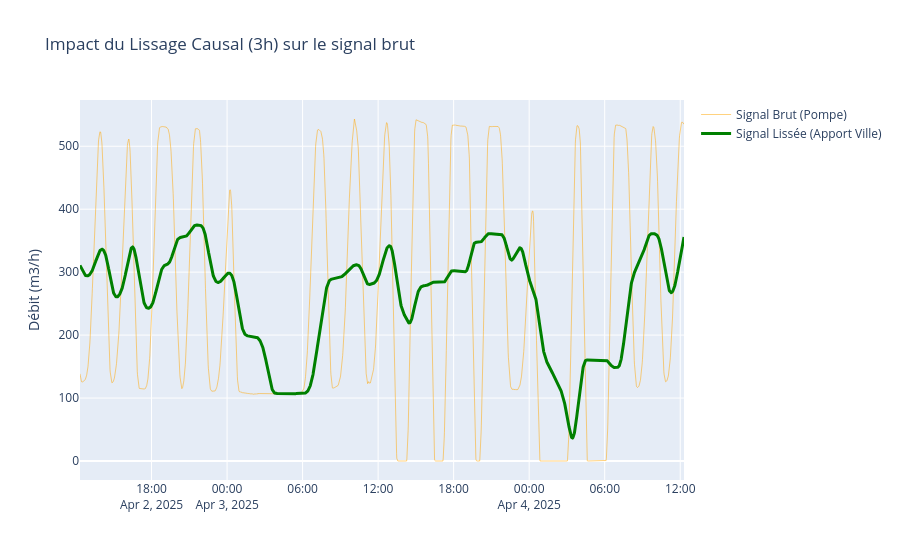

Here is the notebook cell this chart was saved with:
### Markdown cell above
## 2. Lissage Causal

Les données brutes montrent les cycles "Marche/Arrêt" de la pompe. Ce bruit technique masque l'information utile (combien d'eau arrive de la ville).

Donc on lisse avec center = False. ex: À midi, je fais la moyenne de 9h00 à 12h00. Je ne regarde que le passé. C'est ce que verra le modèle en temps réel.
Au lieu de center = True
À midi, je fais la moyenne de 10h30 à 13h30. mauvais pour prédiction, car à midi, je ne connais pas encore le débit de 13h30.

**Choix de la fenêtre : 3 Heures (180 min)** pour couvrir globalement les cycles longs de la pompe.

### Code cell
window_size = 180 # 3 Heures

# Application du lissage CAUSAL (Trailing window)
df_recent['debit_smooth_causal'] = df_recent['debit_clean'].rolling(window=window_size, center=False).mean()

# Suppression des NaN créés au tout début (les 3 premières heures)
df_analysis = df_recent.dropna(subset=['debit_smooth_causal']).copy()

# --- Visualisation de vérification ---
# On zoome sur 48h pour bien voir l'effet du lissage sur la pompe
df_zoom = df_analysis.iloc[2000:2000 + (60*48)] 

fig = go.Figure()
fig.add_trace(go.Scatter(x=df_zoom.index, y=df_zoom['debit_clean'], 
                         name='Signal Brut (Pompe)', opacity=0.5, line=dict(color='orange', width=1)))
fig.add_trace(go.Scatter(x=df_zoom.index, y=df_zoom['debit_smooth_causal'], 
                         name='Signal Lissée (Apport Ville)', line=dict(color='green', width=3)))

fig.update_layout(title="Impact du Lissage Causal (3h) sur le signal brut", yaxis_title="Débit (m3/h)")
fig.show()

### Figure 1 — Plotly figure (JSON) as saved in the notebook; plotly's stock layout.template omitted (floating-point values rounded to 4 significant figures; data arrays with more than 128 entries replaced by an {"elided": "..."} marker saying what was removed)
{"data": [{"line": {"color": "orange", "width": 1}, "name": "Signal Brut (Pompe)", "opacity": 0.5, "type": "scatter", "x": {"elided": "2880 str values"}, "y": {"elided": "2880 float values"}}, {"line": {"color": "green", "width": 3}, "name": "Signal Lissée (Apport Ville)", "type": "scatter", "x": {"elided": "2880 str values"}, "y": {"elided": "2880 float values"}}], "layout": {"title": {"text": "Impact du Lissage Causal (3h) sur le signal brut"}, "yaxis": {"title": {"text": "Débit (m3/h)"}}}}
